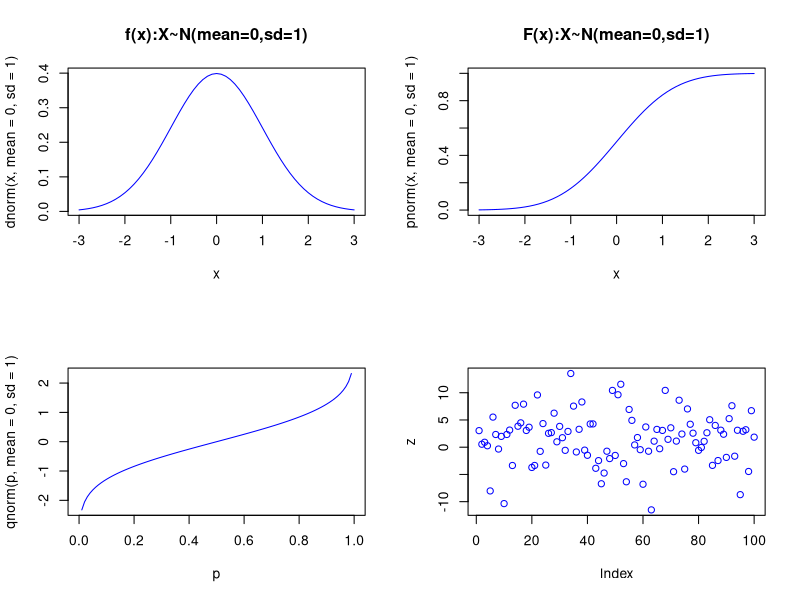
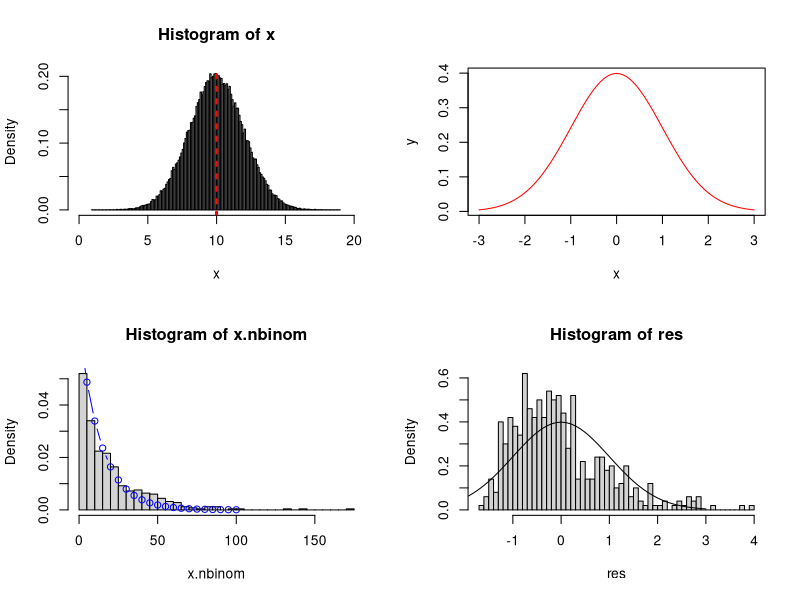

Recreate these plots in R, in order.
## ---- chunk 1
# Sequence of numbers
x = seq(-3,3,0.1)  
# Plot window with 2-by-2 panes filled by row.
par(mfrow=c(2,2))  

plot(x,dnorm(x,mean=0,sd=1),type='l',col="blue",main="f(x):X~N(mean=0,sd=1)")
plot(x,pnorm(x,mean=0,sd=1),type='l',col="blue",main="F(x):X~N(mean=0,sd=1)")
# probabilities between 0 and 1
p = seq(0,1,0.01) 
plot(p,qnorm(p,mean=0,sd=1),type='l',col="blue")

z = rnorm(100,mean=3,sd=5)
plot(z,col="blue")

## ---- chunk 2
x<-rnorm(100000,mean=10, sd=2)
hist(x,breaks=150,xlim=c(0,20),freq=FALSE)
abline(v=c(mean(x)), lwd=3,lty=3,col="red")
## ---- chunk 3
x <- seq(-3, 3, length=1000)
y <- dnorm(x, mean=0, sd=1)
plot(x, y, type="l", lwd=1,col="red")

## ---- chunk 4
# Population
  y = sqrt(1:10)
# Random sample of size n=5 
  z = sample(x=y,size=5)  
## ---- chunk 5
sample(x=10,size=5)

## ---- chunk 6
sample(x=y,5,replace=TRUE) 
## ---- chunk 7
# Write the code to select a sample of size 5 from a business with 20 employees.
# Write the names of the employees
## ---- chunk 8
x.nbinom = rnbinom(500,1,0.05)
hist(x.nbinom,50,freq=FALSE)

x.nbinom= seq(0,100,5)
lines(x.nbinom,dnbinom(x.nbinom,1,0.07),
type='b',col='blue')
## ---- chunk 9
nsim = 500              # Define simulation parameters
n = 3
p = 0.07
mu = (1-p)/p
sig = sqrt( (1-p)/p^2 )

res = rep(0,nsim)

for(i in 1:nsim){        # Run Simulations
  Z = rnbinom(n,1,p)
  res[i] = sqrt(n)/sig*( mean(Z) - mu )
}

hist(res,50,freq=FALSE)  # Plot Results
x = seq(-3,3,0.1)
lines(x,dnorm(x))
